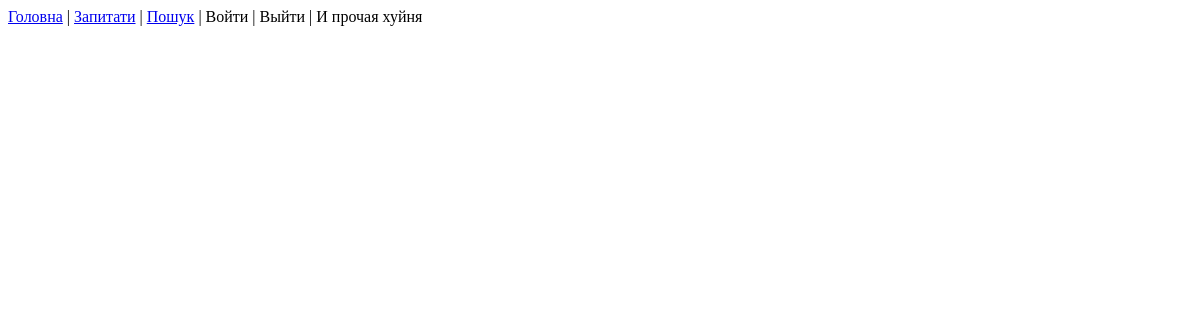
The app's page /, older data.
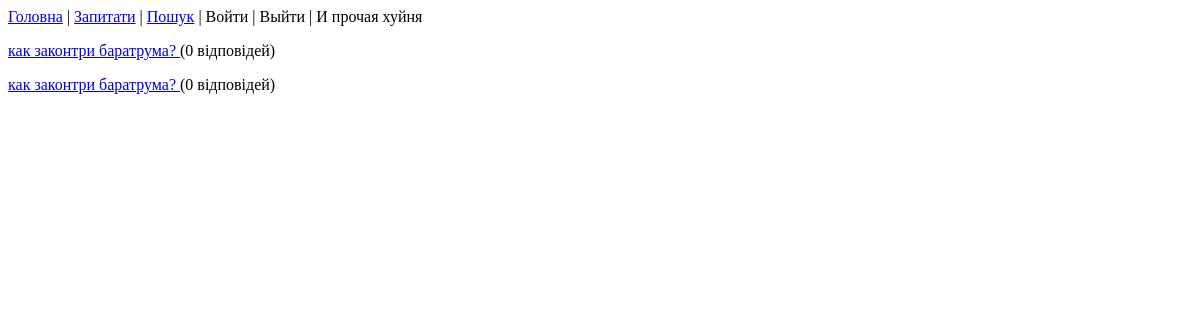
The same page, newer data.
### qanda/models.py (models this page shows)
class Question(models.Model):
   title = models.TextField()
   content = models.TextField()
   postdate = models.DateField()
   user_iduser = models.ForeignKey('User', db_column='user_iduser', default=0)
   likes = models.ManyToManyField(User,related_name="question_likes", default=0) #???
   tags = models.ManyToManyField(Tag,related_name="question_tags")

### qanda/views.py (the view)
# urls.py: url(r'', 'qanda.views.index'),
def index(request):
    return render_to_response('index.html', {'obj_list': Question.objects.all()})

### qanda/templates/index.html (shortened to what this page needs)
{% extends "base.html" %}
{% block main_content %}
    {% for q in obj_list %}
        <p> <a href="details?id={{ q.id }}"> {{ q.title  }} </a>    ({{ q.Answer_set | length }} відповідей)  </p>
    {% endfor %}
{% endblock %}

Row changes from the older to the newer data that the page shows:
added Question: title "как законтри баратрума?", Answer_set|length "0"
added Question: title "как законтри баратрума?", Answer_set|length "0"
